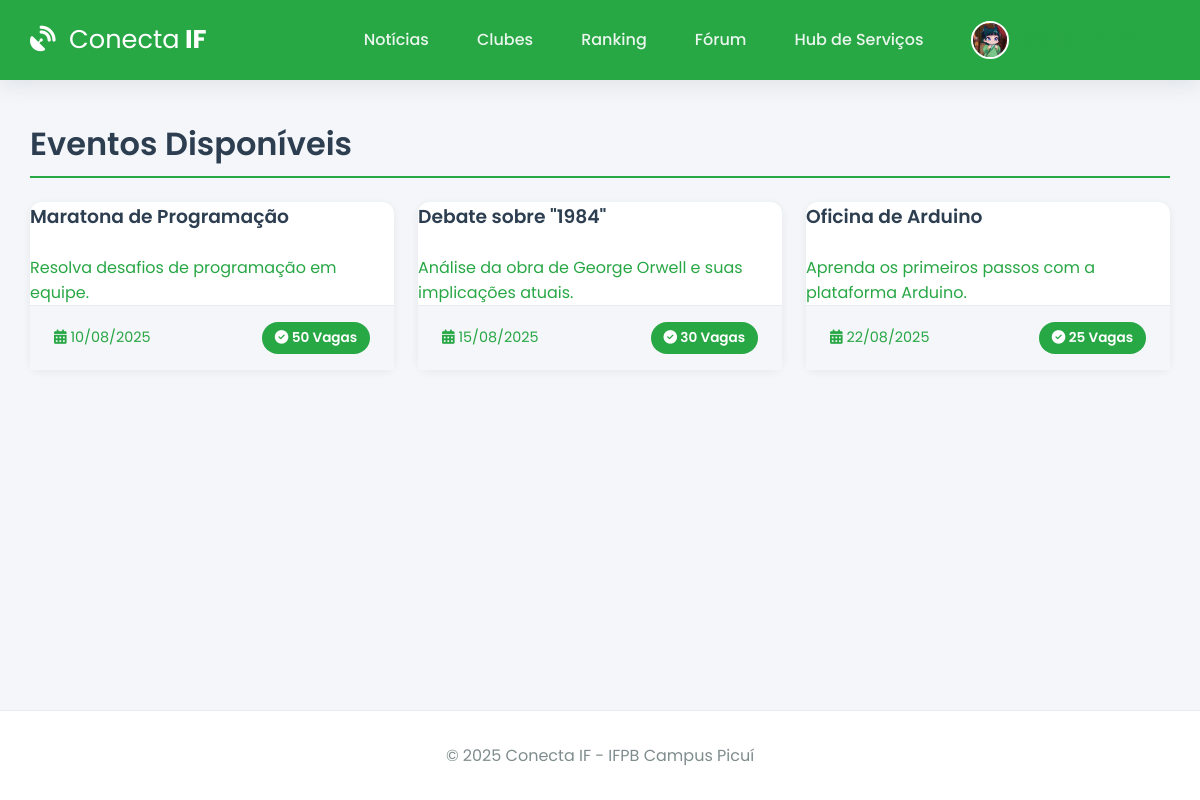
/eventos (signed in), run on the app's committed database.
### app.py (models this page shows, shortened)
class User(db.Model):
    id = db.Column(db.Integer, primary_key=True)
    email = db.Column(db.String(120), unique=True, nullable=False)
    username = db.Column(db.String(12), unique=True, nullable=False)
    password_hash = db.Column(db.String(256), nullable=False)
    image_file = db.Column(db.String(100), nullable=False, default='default.jpg')
    eventos_inscritos = db.relationship('Evento', secondary=inscricao_evento_tabela, back_populates='alunos_inscritos', lazy='dynamic')
    clubes_membro = db.relationship('Clube', secondary=membros_clube_tabela, back_populates='membros', lazy='dynamic')
    topicos_criados = db.relationship('ForumTopico', backref='autor', lazy='dynamic', cascade="all, delete-orphan")
    posts_criados = db.relationship('ForumPost', backref='autor', lazy='dynamic', cascade="all, delete-orphan")

class Evento(db.Model):
    id = db.Column(db.Integer, primary_key=True)
    titulo = db.Column(db.String(200), nullable=False)
    descricao = db.Column(db.Text, nullable=False)
    vagas = db.Column(db.Integer, nullable=False)
    data_evento = db.Column(db.DateTime, nullable=False, default=lambda: datetime.now(timezone.utc))
    clube_id = db.Column(db.Integer, db.ForeignKey('clube.id'), nullable=False)
    alunos_inscritos = db.relationship('User', secondary=inscricao_evento_tabela, back_populates='eventos_inscritos', lazy='dynamic')
    noticias = db.relationship('Noticia', backref='evento', lazy='dynamic', cascade="all, delete-orphan")
    @property
    def vagas_restantes(self):
        return self.vagas - self.alunos_inscritos.count()

### app.py (the view)
@app.route('/eventos')
@login_required
def eventos():
    todos_eventos = Evento.query.order_by(Evento.data_evento.asc()).all()
    return render_template('eventos.html', eventos=todos_eventos)

### app.py (called while the page is built)
@app.before_request
def load_logged_in_user():
    user_id = session.get('user_id')
    g.user = User.query.get(user_id) if user_id else None
    if user_id and g.user is None:
        session.clear()

def login_required(f):
    @wraps(f)
    def decorated_function(*args, **kwargs):
        if g.user is None:
            flash('Você precisa fazer login para acessar esta página.', 'warning')
            return redirect(url_for('login'))
        return f(*args, **kwargs)
    return decorated_function

@app.context_processor
def inject_user_and_year():
    return dict(current_user_data=g.user, current_year=datetime.now(timezone.utc).year)

### templates/eventos.html (shortened to what this page needs)
{% extends 'base.html' %}
{% block content %}
    <h1 class="page-header">Eventos Disponíveis</h1>
    <div class="course-grid">
        {% for evento in eventos %}
            {% include 'partials/evento_card.html' %}
        {% else %}
            <p>Nenhum evento disponível no momento.</p>
        {% endfor %}
    </div>
{% endblock %}

### templates/base.html (shortened to what this page needs)
<!DOCTYPE html>
<html lang="pt-br">
<head>
    <link rel="stylesheet" href="https://cdnjs.cloudflare.com/ajax/libs/font-awesome/6.5.2/css/all.min.css" />
    <link rel="stylesheet" href="{{ url_for('static', filename='css/style.css') }}">
</head>
<body>
    <header class="header">
        <div class="container">
            <nav class="navbar">
                <a class="navbar-brand" href="{{ url_for('noticias') if current_user_data else url_for('login') }}">
                    <i class="fas fa-satellite-dish"></i> <strong>Conecta</strong> IF
                </a>
                <div class="nav-links" id="nav-links">
                    {% if current_user_data %}
                        <a class="nav-item" href="{{ url_for('noticias') }}">Notícias</a>
                        <a class="nav-item" href="{{ url_for('clubes') }}">Clubes</a>
                        <a class="nav-item" href="{{ url_for('ranking') }}">Ranking</a>
                        <a class="nav-item" href="{{ url_for('forum') }}">Fórum</a>
                        <a class="nav-item" href="{{ url_for('hub_servicos') }}">Hub de Serviços</a>
                        <div class="nav-item user-menu">
                             <a class="user-menu-trigger" href="#">
                                 <img src="{{ url_for('static', filename='profile_pics/' + current_user_data.image_file) }}" class="nav-profile-image">
                                 <span>{{ current_user_data.username }}</span> <i class="fas fa-chevron-down dropdown-icon"></i>
                            </a>
                        </div>
                    {% else %}
                        <a href="{{ url_for('login') }}" class="nav-item">Entrar</a>
                        <a href="{{ url_for('register') }}" class="nav-item btn btn-outline">Registar</a>
                    {% endif %}
                </div>
            </nav>
        </div>
    </header>
    <main class="container">
        {% block content %}{% endblock %}
    </main>
    <footer class="footer">
        <p>&copy; {{ current_year }} Conecta IF - IFPB Campus Picuí</p>
    </footer>
</body>
</html>

### templates/partials/evento_card.html
<a href="{{ url_for('detalhe_evento', evento_id=evento.id) }}" class="card-link">
    <div class="card course-card">
        <h3>{{ evento.titulo }}</h3>
        <p class="text-muted">{{ evento.descricao|truncate(120) }}</p>
        <div class="card-footer">
            <span><i class="fas fa-calendar-alt"></i> {{ evento.data_evento.strftime('%d/%m/%Y') }}</span>
            {% if evento.vagas_restantes > 0 %}
                <span class="vagas-badge vagas-disponiveis"><i class="fas fa-check-circle"></i> {{ evento.vagas_restantes }} Vagas</span>
            {% else %}
                <span class="vagas-badge vagas-esgotadas"><i class="fas fa-times-circle"></i> Esgotado</span>
            {% endif %}
        </div>
    </div>
</a>

### static/css/style.css (style rules this page uses)
:root { --ifpb-green: #28a745; --ifpb-green-dark: #218838; --dark-blue: #2c3e50; --light-gray: #ecf0f1; --medium-gray: #bdc3c7; --text-color: #34495e; --light-text: #7f8c8d; --background-color: #f4f6f9; --surface-color: #ffffff; --border-color: #e9ecef; --font-family-base: 'Poppins', sans-serif; --shadow-sm: 0 2px 8px rgba(44, 62, 80, 0.07); --shadow-md: 0 5px 20px rgba(44, 62, 80, 0.1); --border-radius: 12px; }
* { box-sizing: border-box; margin: 0; padding: 0; }
html { height: 100%; }
body { font-family: var(--font-family-base); background-color: var(--background-color); color: var(--text-color); display: flex; flex-direction: column; min-height: 100%; }
.container { width: 95%; max-width: 1200px; margin: 0 auto; }
main.container { flex-grow: 1; padding-top: 2.5rem; padding-bottom: 2.5rem; }
h1, h2, h3, h4 { font-weight: 600; color: var(--dark-blue); margin-bottom: 1.5rem; }
a { color: var(--ifpb-green); text-decoration: none; transition: color 0.2s; }
.header { background-color: var(--ifpb-green); padding: 0.8rem 0; box-shadow: var(--shadow-md); position: sticky; top: 0; z-index: 1000; }
.navbar { display: flex; justify-content: space-between; align-items: center; }
.navbar-brand { font-weight: 700; font-size: 1.6rem; color: var(--surface-color); }
.navbar-brand i { margin-right: 0.5rem; }
.navbar-brand strong { font-weight: 400; }
.nav-links { display: flex; align-items: center; gap: 1rem; }
.nav-item { color: rgba(255, 255, 255, 0.9); font-weight: 500; padding: 0.5rem 1rem; border-radius: var(--border-radius); transition: background-color 0.2s; }
.nav-profile-image { width: 38px; height: 38px; border-radius: 50%; margin-right: 10px; object-fit: cover; border: 2px solid var(--surface-color); }
.user-menu { position: relative; }
.user-menu-trigger { display: flex; align-items: center; cursor: pointer; }
.user-menu-trigger .dropdown-icon { font-size: 0.8em; margin-left: 0.5rem; transition: transform 0.2s; }
.card { background-color: var(--surface-color); border-radius: var(--border-radius); box-shadow: var(--shadow-sm); transition: all 0.3s ease-in-out; display: flex; flex-direction: column; height: 100%; }
.card .card-footer { padding: 1rem 1.5rem; background-color: var(--background-color); border-top: 1px solid var(--border-color); display: flex; justify-content: space-between; align-items: center; font-size: 0.9rem; }
.course-grid { display: grid; grid-template-columns: repeat(auto-fill, minmax(300px, 1fr)); gap: 1.5rem; }
.vagas-badge, .vagas-badge-lg { background-color: var(--ifpb-green); color: white; padding: 0.4rem 0.8rem; border-radius: 50px; font-size: 0.85rem; font-weight: 600; }
.page-header { border-bottom: 2px solid var(--ifpb-green); padding-bottom: 0.5rem; }
.footer { padding: 2rem 0; background-color: var(--surface-color); text-align: center; margin-top: auto; border-top: 1px solid var(--border-color); }
.footer p { margin: 0; color: var(--light-text); }

### data on the page
User: image_file (placeholder picture)
Evento: titulo "Maratona de Programação", descricao "Resolva desafios de programação em equipe.", data_evento "10/08/2025", vagas_restantes "50"
Evento: titulo "Debate sobre \"1984\"", descricao "Análise da obra de George Orwell e suas implicações atuais.", data_evento "15/08/2025", vagas_restantes "30"
Evento: titulo "Oficina de Arduino", descricao "Aprenda os primeiros passos com a plataforma Arduino.", data_evento "22/08/2025", vagas_restantes "25"
